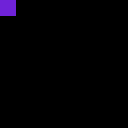

Rendered tile map (Tiled .tmx) drawn with the repository's tilesets; below, a short description and the full map source, tile grids included:
An orthogonal 8x8 tile map with 16x16 px tiles, 2 tile layers (terrain, :geom_coll:), 2 tilesets.

<map version="1.8" tiledversion="1.8.2" orientation="orthogonal" renderorder="right-down" width="8" height="8" tilewidth="16" tileheight="16" infinite="0" nextlayerid="4" nextobjectid="1">
 <tileset firstgid="1" source="../tsx/debug-terrain.tsx" />
 <tileset firstgid="65" source="../tsx/collision.tsx" />
 <group id="2" name="floor">
  <layer id="1" name="terrain" width="8" height="8">
   <data encoding="csv">
34,0,0,0,0,0,0,0,
0,0,0,0,0,0,0,0,
0,0,0,0,0,0,0,0,
0,0,0,0,0,0,0,0,
0,0,0,0,0,0,0,0,
0,0,0,0,0,0,0,0,
0,0,0,0,0,0,0,0,
0,0,0,0,0,0,0,0
</data>
  </layer>
  <layer id="3" name=":geom_coll:" width="8" height="8">
   <properties>
    <property name="type" value="geom_coll" />
   </properties>
   <data encoding="csv">
0,0,0,0,0,0,0,0,
0,0,0,0,0,0,0,0,
0,0,0,0,0,0,0,0,
0,0,0,0,0,0,0,0,
0,0,0,0,0,0,0,0,
0,0,0,0,0,0,0,0,
0,0,0,0,0,0,0,0,
0,0,0,0,0,0,0,0
</data>
  </layer>
 </group>
</map>
